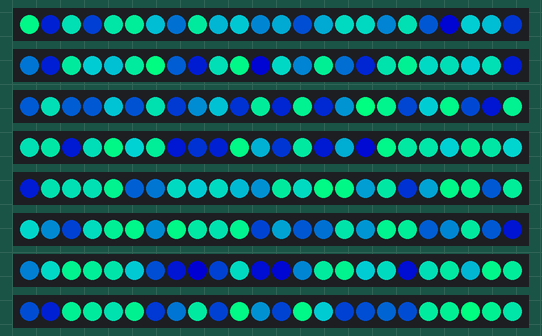
A sketch run on a simulated Arduino Uno, built with avr-gcc and run on an emulated ATmega328P. Shown: 8 × 24 RGB LEDs in strip order, left to right. Random numbers use the default seed unless the sketch sets one.

Above: at 0.24 s.
At 4.96 s:
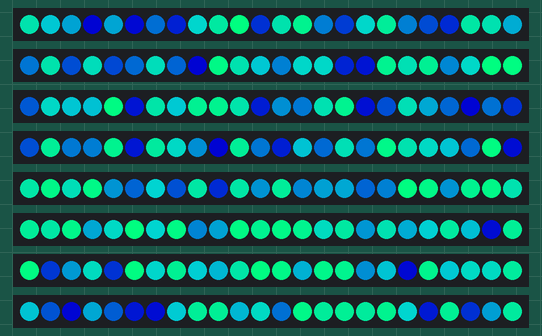
At 10.1 s:
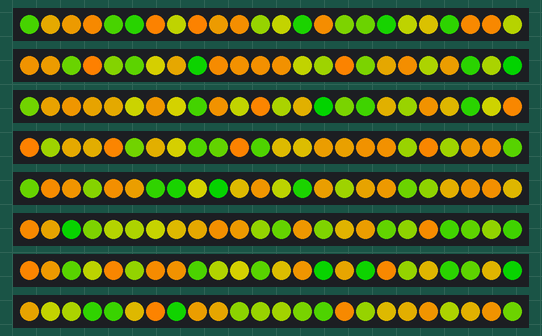
At 19.97 s:
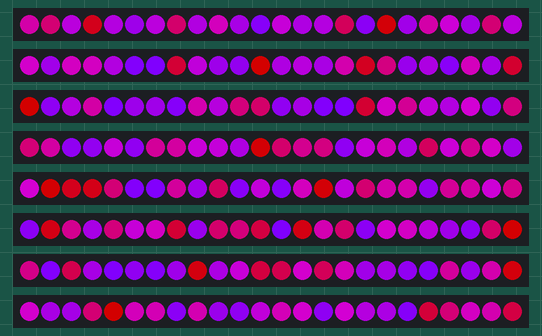
At 29.83 s:
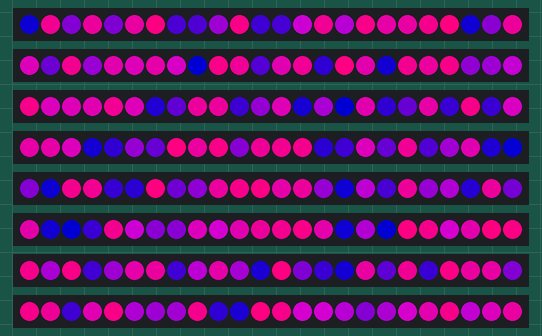
At 39.7 s:
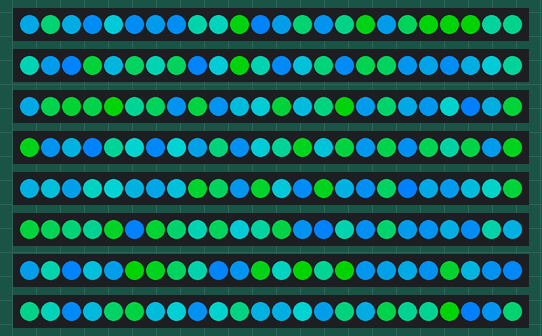

Measured:
- what the display in image 1 shows lasts 0.5 s, from 4.7 s to 5.2 s

The sketch:

randomMatrix.ino
```cpp
#include <Adafruit_NeoPixel.h>
#ifdef __AVR__
  #include <avr/power.h>
#endif

const int numStrands = 8;
const int pixelsPerStrand = 24;
const int onBrightness = 255;
const int pinForRowZero = 2;
const int isRGBW = 0;
const int cyclesPerColor = 20;
const int cycleDelay = 400;

typedef int (*colorFunction)();

Adafruit_NeoPixel *matrix[numStrands];

void setup() {

  neoPixelType pixelType = NEO_GRB + NEO_KHZ800;
  if(isRGBW) {
    pixelType = NEO_GRBW + NEO_KHZ800;
  }
  for (int strand=0; strand < numStrands; ++strand) {
    Adafruit_NeoPixel* pixels = new Adafruit_NeoPixel(pixelsPerStrand, strand + pinForRowZero, pixelType);
    pixels->begin();
    matrix[strand] = pixels;
  }


}

int fullBlast() {
  return onBrightness;
}

int halfIntensity() {
  return onBrightness / 2;
}

int randomFullRange() {
  return random(onBrightness);
}

int randomHalfRange() {
  return random(onBrightness/2);
}


int off() {
  return 0;
}

void randomizeStrand(int row, colorFunction redFunction, colorFunction greenFunction, colorFunction blueFunction, colorFunction whiteFunction) {
      Adafruit_NeoPixel* pixels = matrix[row];
      for(int pixel=0; pixel < pixelsPerStrand; ++ pixel) {
          if(isRGBW) {
            pixels->setPixelColor(pixel, pixels->Color(redFunction(), greenFunction(), blueFunction(), whiteFunction()) );
          } else {
            pixels->setPixelColor(pixel, redFunction(), greenFunction(), blueFunction());
          }
      }
      pixels->show();
}

void randomizeMatrix(colorFunction redFunction, colorFunction greenFunction, colorFunction blueFunction, colorFunction whiteFunction) {
  for (int c = 0; c < cyclesPerColor; ++c) {
    for(int i = 0; i < numStrands; ++i) {
      randomizeStrand(i, redFunction, greenFunction, blueFunction, whiteFunction);
    }
    delay(cycleDelay);
  }
}

void loop() {
  randomizeMatrix(off, randomFullRange, halfIntensity, randomHalfRange);
  randomizeMatrix(randomFullRange, halfIntensity, off, randomHalfRange);
  randomizeMatrix(halfIntensity, off, randomFullRange, randomHalfRange);
  randomizeMatrix(randomFullRange, off, halfIntensity, randomHalfRange);
  randomizeMatrix(off, halfIntensity, randomFullRange, randomHalfRange);
  randomizeMatrix(halfIntensity, randomFullRange, off, randomHalfRange);
}
```
